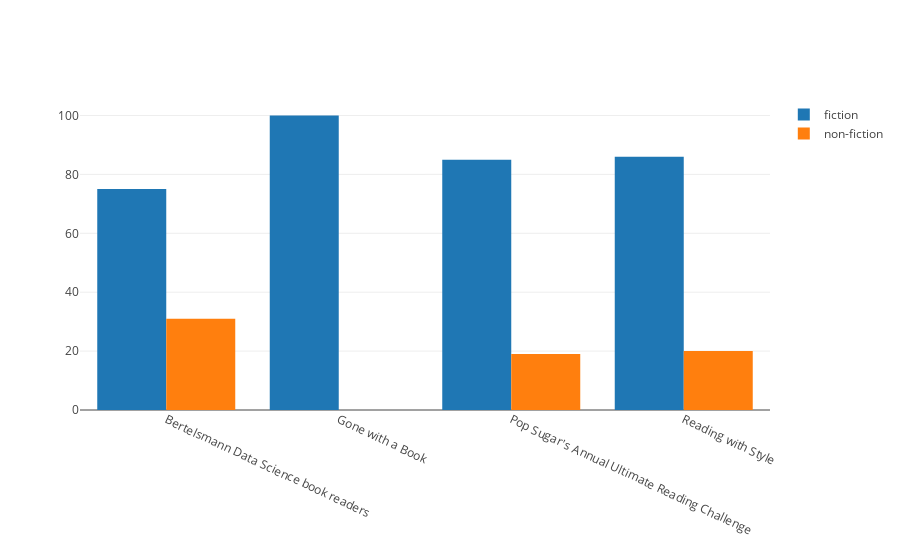

Notebook cell for this chart:
### Markdown cell above
The first visualisation we can make here is fiction vs non-fiction books across different book clubs.

### Code cell
genres_list = ['fiction', 'non-fiction']
data = [go.Bar(
        x=club_names,
        y=get_list(genre, by_genre,counts),
        name=genre) for genre in genres_list]
layout = go.Layout(
    margin = dict(b=150),
    xaxis = dict(tickangle = 25),
    barmode='group'
)

fig = go.Figure(data=data, layout=layout)
iplot(fig, filename='grouped-bar',config={'showLink': False})
# show image result because Github doesn't render plotly figures 
Image(url='fiction_nonfiction.png')

### Figure 1 — Plotly figure (JSON) as saved in the notebook; plotly's stock layout.template omitted (floating-point values rounded to 4 significant figures)
{"data": [{"name": "fiction", "type": "bar", "uid": "782e5824-8b53-11e8-8983-0209357db094", "x": ["Bertelsmann Data Science book readers", "Gone with a Book", "Pop Sugar's Annual Ultimate Reading Challenge", "Reading with Style"], "y": [75, 100, 85, 86]}, {"name": "non-fiction", "type": "bar", "uid": "782e5825-8b53-11e8-8983-0209357db094", "x": ["Bertelsmann Data Science book readers", "Gone with a Book", "Pop Sugar's Annual Ultimate Reading Challenge", "Reading with Style"], "y": [31, 0, 19, 20]}], "layout": {"barmode": "group", "margin": {"b": 150}, "xaxis": {"tickangle": 25}}}
